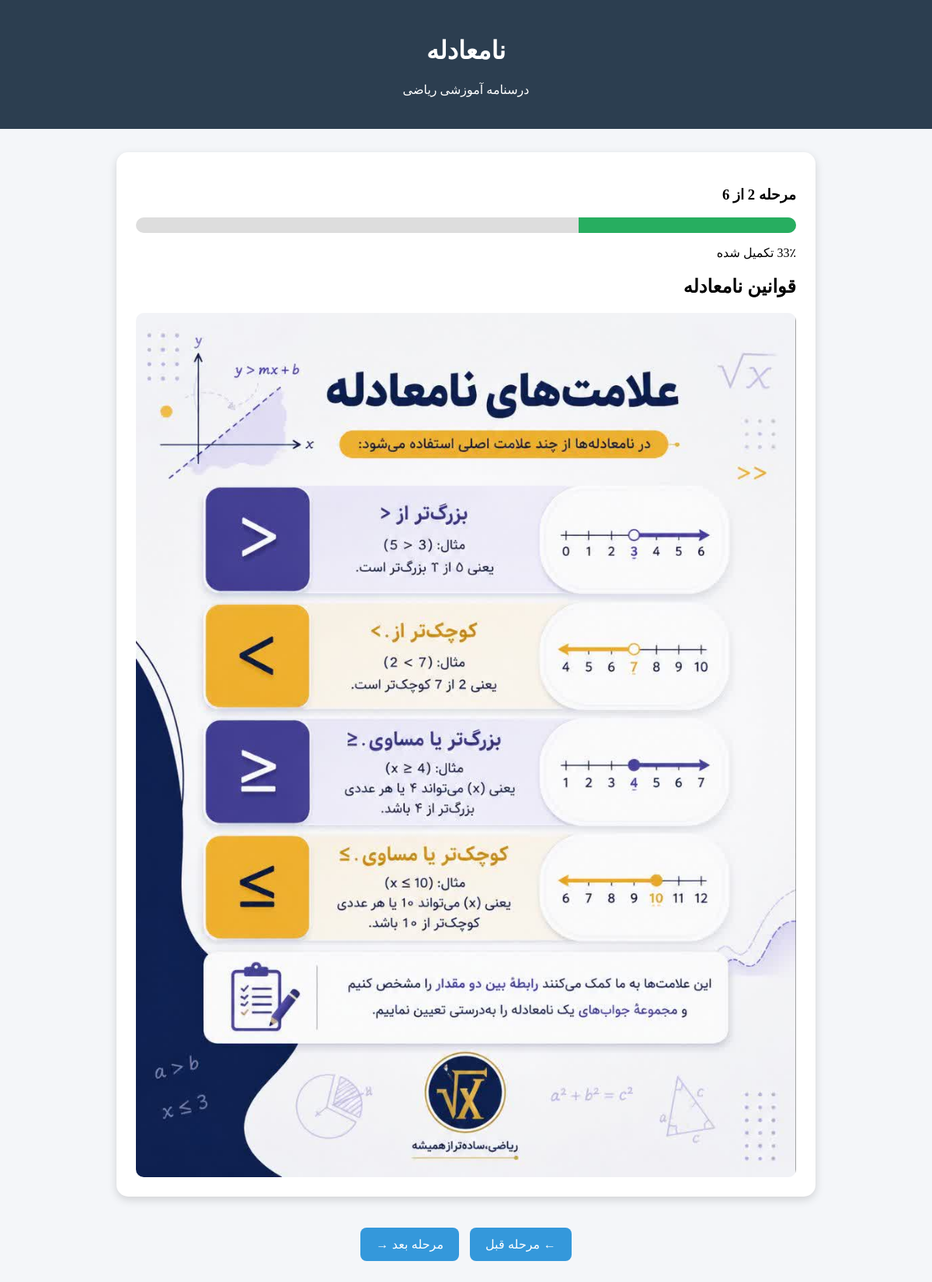
Screenshot of /lessons/3/2/ with the database file from the repository.
### lessons/models.py (models this page shows, shortened)
class Topic(models.Model):
    title = models.CharField(max_length=100)

class Step(models.Model):
    STEP_TYPES = (
        ('image', 'تصویر'),
        ('video', 'ویدیو'),
        ('question', 'سؤال'),
        ('finish', 'پایان'),
    )
    topic = models.ForeignKey(
        Topic,
        on_delete=models.CASCADE,
        related_name='steps'
    )
    title = models.CharField(max_length=200, blank=True)
    step_type = models.CharField(max_length=10, choices=STEP_TYPES)
    order = models.PositiveIntegerField()
    image = models.ImageField(upload_to='lesson_images/', blank=True, null=True)
    video = models.FileField(upload_to='lesson_videos/', blank=True, null=True)
    question = models.TextField(blank=True)
    analysis = models.TextField(blank=True)

### lessons/views.py (the view)
# urls.py: path('<int:topic_id>/<int:step_order>/', views.step_view, name='step_view'),
def step_view(request, topic_id, step_order):
    topic = get_object_or_404(Topic, id=topic_id)
    step = get_object_or_404(
        Step,
        topic=topic,
        order=step_order
    )
    total_steps = Step.objects.filter(topic=topic).count()
    progress = int((step_order / total_steps) * 100)
    next_step = Step.objects.filter(
        topic=topic,
        order=step_order + 1
    ).first()
    previous_step = Step.objects.filter(
        topic=topic,
        order=step_order - 1
    ).first()
    return render(request, 'lessons/step.html', {
        'topic': topic,
        'step': step,
        'next_step': next_step,
        'previous_step': previous_step,
        'total_steps': total_steps,
        'progress': progress,
    })

### templates/lessons/step.html (shortened to what this page needs)
<!DOCTYPE html>
<html lang="fa" dir="rtl">
<head>
</head>
<body>
<div class="header">
    <h1>{{ topic.title }}</h1>
    <p>درسنامه آموزشی ریاضی</p>
</div>
<div class="container">
    <div class="card">
        <h3>
            مرحله {{ step.order }} از {{ total_steps }}
        </h3>
        <div class="progress-bar">
            <div class="progress-fill" style="width: {{ progress }}%;"></div>
        </div>
        <p>{{ progress }}٪ تکمیل شده</p>
        {% if step.title %}
            <h2>{{ step.title }}</h2>
        {% endif %}
        {% if step.step_type == 'image' %}
            <img src="{{ step.image.url }}" alt="تصویر آموزشی">
        {% elif step.step_type == 'video' %}
            <video controls>
                <source src="{{ step.video.url }}">
            </video>
        {% endif %}
    </div>
    <div class="navigation">
        {% if previous_step %}
        <a href="{% url 'step_view' topic.id previous_step.order %}">
            <button class="btn">
                ← مرحله قبل
            </button>
        </a>
        {% endif %}
        {% if next_step %}
        <a href="{% url 'step_view' topic.id next_step.order %}">
            <button class="btn">
                مرحله بعد →
            </button>
        </a>
        {% endif %}
    </div>
</div>
</body>
</html>

### templates/lessons/step.html (style rules this page uses)
body { font-family:tahoma; background:#f4f6f9; margin:0; padding:0; }
.header { background:#2c3e50; color:white; text-align:center; padding:25px; }
.container { width:90%; max-width:900px; margin:30px auto; }
.card { background:white; border-radius:15px; padding:25px; box-shadow:0 4px 12px rgba(0,0,0,0.15); }
.progress-bar { width:100%; height:20px; background:#ddd; border-radius:20px; overflow:hidden; margin:15px 0; }
.progress-fill { height:100%; background:#27ae60; transition:0.5s; }
img { max-width:100%; border-radius:10px; display:block; margin:auto; }
.btn { background:#3498db; color:white; border:none; padding:12px 20px; border-radius:8px; cursor:pointer; font-size:16px; margin-top:15px; }
.navigation { text-align:center; margin-top:25px; }
.navigation a { text-decoration:none; margin:0 5px; }

### rows the page displays
Topic: title "نامعادله"
Step: title "قوانین نامعادله", image (picture)

### other values shown
{{ total_steps }} "6"
{{ progress }} "33"
